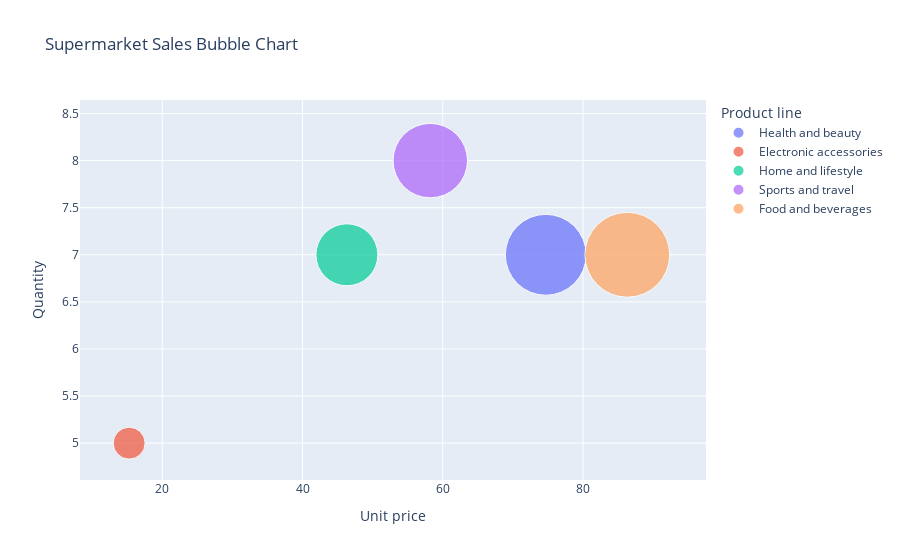

Notebook source saved alongside this figure:
### Code cell
"""
Exercise 4: Use a real dataset like Supermarket_Sales.csv and plot:

x-axis → Unit Price

y-axis → Quantity

bubble size → Total

color → Product Line
"""

urls = [
    'https://raw.githubusercontent.com/amankharwal/Website-data/master/supermarket_sales.csv',
    'https://raw.githubusercontent.com/datasciencedojo/datasets/master/supermarket_sales.csv'
]

df_real = None
for url in urls:
    try:
        df_real = pd.read_csv(url)
        break
    except Exception:
        pass

if df_real is None:
    df_real = pd.DataFrame({
        'Unit price': [74.69, 15.28, 46.33, 58.22, 86.31],
        'Quantity': [7, 5, 7, 8, 7],
        'Total': [548.97, 85.68, 322.31, 464.75, 604.17],
        'Product line': [
            'Health and beauty',
            'Electronic accessories',
            'Home and lifestyle',
            'Sports and travel',
            'Food and beverages'
        ]
    })

fig = px.scatter(
    df_real,
    x='Unit price',
    y='Quantity',
    size='Total',
    color='Product line',
    hover_name='Product line',
    size_max=60,
    title='Supermarket Sales Bubble Chart'
)
fig.show()

### Figure 1 — Plotly figure (JSON) as saved in the notebook; plotly's stock layout.template omitted (floating-point values rounded to 4 significant figures)
{"data": [{"hovertemplate": "<b>%{hovertext}</b><br><br>Product line=Health and beauty<br>Unit price=%{x}<br>Quantity=%{y}<br>Total=%{marker.size}<extra></extra>", "hovertext": ["Health and beauty"], "legendgroup": "Health and beauty", "marker": {"color": "#636efa", "size": [549.0], "sizemode": "area", "sizeref": 0.1678, "symbol": "circle"}, "mode": "markers", "name": "Health and beauty", "orientation": "v", "showlegend": true, "type": "scatter", "x": [74.69], "xaxis": "x", "y": [7], "yaxis": "y"}, {"hovertemplate": "<b>%{hovertext}</b><br><br>Product line=Electronic accessories<br>Unit price=%{x}<br>Quantity=%{y}<br>Total=%{marker.size}<extra></extra>", "hovertext": ["Electronic accessories"], "legendgroup": "Electronic accessories", "marker": {"color": "#EF553B", "size": [85.68], "sizemode": "area", "sizeref": 0.1678, "symbol": "circle"}, "mode": "markers", "name": "Electronic accessories", "orientation": "v", "showlegend": true, "type": "scatter", "x": [15.28], "xaxis": "x", "y": [5], "yaxis": "y"}, {"hovertemplate": "<b>%{hovertext}</b><br><br>Product line=Home and lifestyle<br>Unit price=%{x}<br>Quantity=%{y}<br>Total=%{marker.size}<extra></extra>", "hovertext": ["Home and lifestyle"], "legendgroup": "Home and lifestyle", "marker": {"color": "#00cc96", "size": [322.3], "sizemode": "area", "sizeref": 0.1678, "symbol": "circle"}, "mode": "markers", "name": "Home and lifestyle", "orientation": "v", "showlegend": true, "type": "scatter", "x": [46.33], "xaxis": "x", "y": [7], "yaxis": "y"}, {"hovertemplate": "<b>%{hovertext}</b><br><br>Product line=Sports and travel<br>Unit price=%{x}<br>Quantity=%{y}<br>Total=%{marker.size}<extra></extra>", "hovertext": ["Sports and travel"], "legendgroup": "Sports and travel", "marker": {"color": "#ab63fa", "size": [464.8], "sizemode": "area", "sizeref": 0.1678, "symbol": "circle"}, "mode": "markers", "name": "Sports and travel", "orientation": "v", "showlegend": true, "type": "scatter", "x": [58.22], "xaxis": "x", "y": [8], "yaxis": "y"}, {"hovertemplate": "<b>%{hovertext}</b><br><br>Product line=Food and beverages<br>Unit price=%{x}<br>Quantity=%{y}<br>Total=%{marker.size}<extra></extra>", "hovertext": ["Food and beverages"], "legendgroup": "Food and beverages", "marker": {"color": "#FFA15A", "size": [604.2], "sizemode": "area", "sizeref": 0.1678, "symbol": "circle"}, "mode": "markers", "name": "Food and beverages", "orientation": "v", "showlegend": true, "type": "scatter", "x": [86.31], "xaxis": "x", "y": [7], "yaxis": "y"}], "layout": {"legend": {"itemsizing": "constant", "title": {"text": "Product line"}, "tracegroupgap": 0}, "title": {"text": "Supermarket Sales Bubble Chart"}, "xaxis": {"anchor": "y", "domain": [0, 1], "title": {"text": "Unit price"}}, "yaxis": {"anchor": "x", "domain": [0, 1], "title": {"text": "Quantity"}}}}
